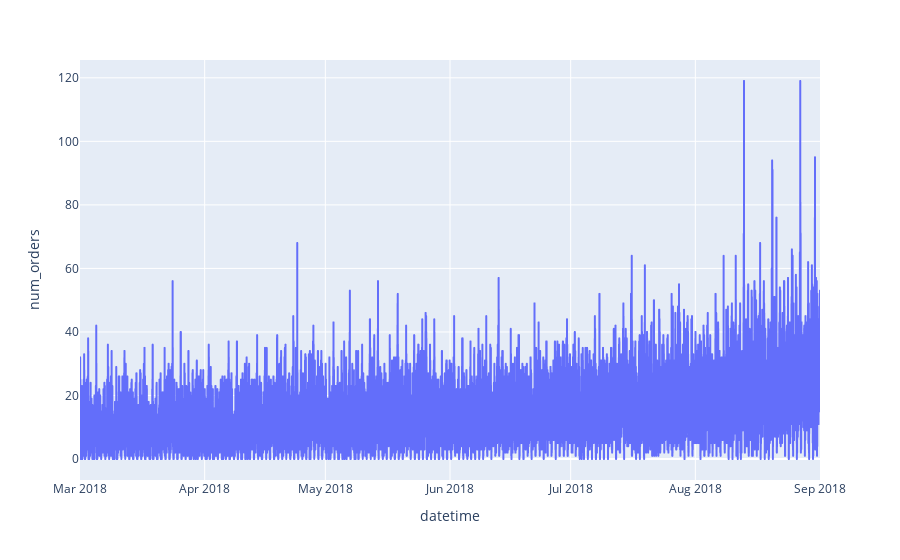

The notebook cell this image was saved under:
### Code cell
fig = px.line(df, x = df.index , y = 'num_orders')
fig.show()

### Figure 1 — Plotly figure (JSON) as saved in the notebook; plotly's stock layout.template omitted (floating-point values rounded to 4 significant figures; data arrays with more than 128 entries replaced by an {"elided": "..."} marker saying what was removed)
{"data": [{"hovertemplate": "datetime=%{x}<br>num_orders=%{y}<extra></extra>", "legendgroup": "", "line": {"color": "#636efa", "dash": "solid"}, "marker": {"symbol": "circle"}, "mode": "lines", "name": "", "showlegend": false, "type": "scattergl", "x": {"elided": "26496 str values"}, "xaxis": "x", "y": {"elided": "26496 int values"}, "yaxis": "y"}], "layout": {"legend": {"tracegroupgap": 0}, "margin": {"t": 60}, "xaxis": {"anchor": "y", "domain": [0, 1], "title": {"text": "datetime"}}, "yaxis": {"anchor": "x", "domain": [0, 1], "title": {"text": "num_orders"}}}}
